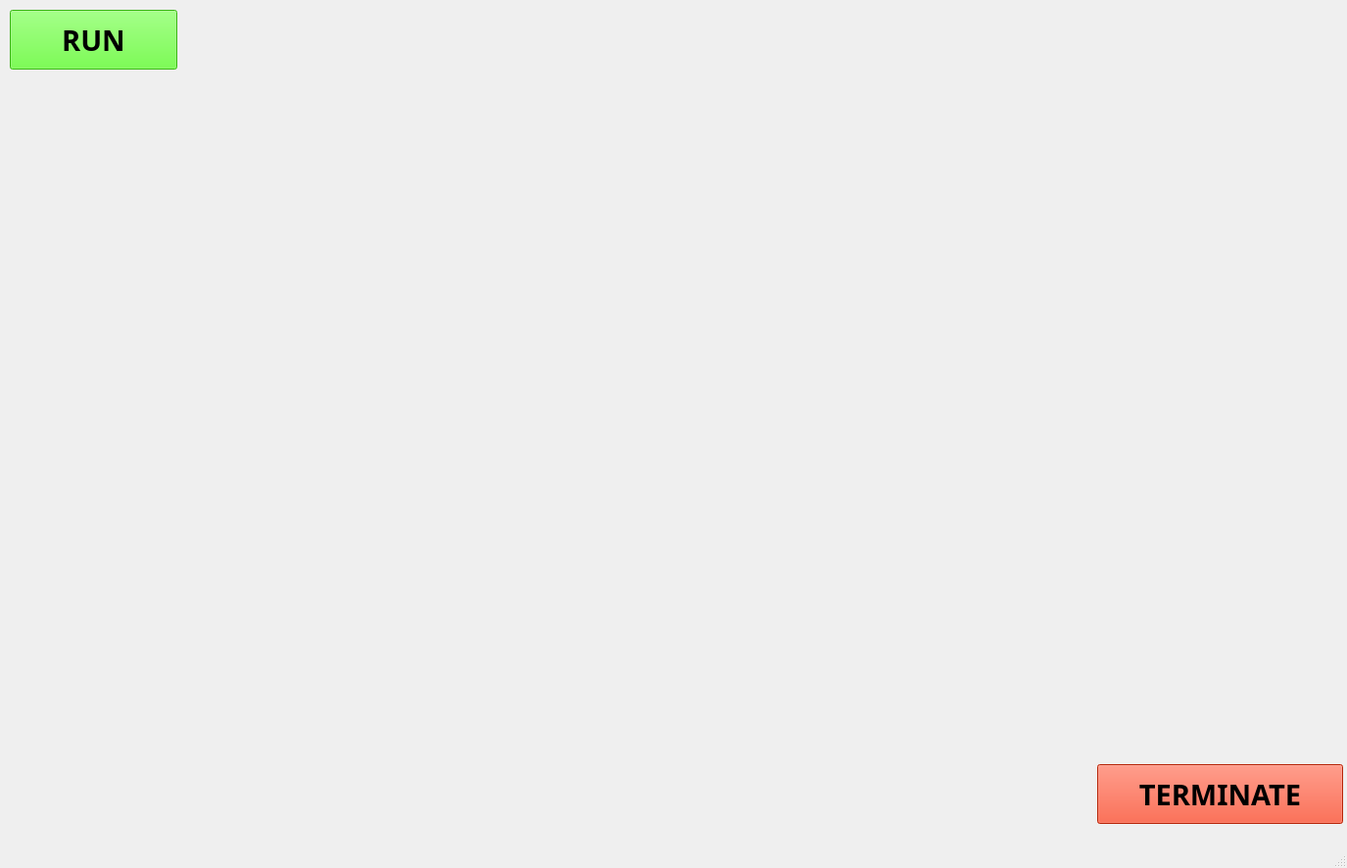
<?xml version="1.0" encoding="UTF-8"?>
<ui version="4.0">
 <class>ActivityGUI</class>
 <widget class="QMainWindow" name="ActivityGUI">
  <property name="geometry">
   <rect>
    <x>0</x>
    <y>0</y>
    <width>1375</width>
    <height>886</height>
   </rect>
  </property>
  <property name="windowTitle">
   <string>MainWindow</string>
  </property>
  <widget class="QWidget" name="centralwidget">
   <widget class="QLabel" name="label">
    <property name="geometry">
     <rect>
      <x>-150</x>
      <y>-30</y>
      <width>1531</width>
      <height>891</height>
     </rect>
    </property>
    <property name="text">
     <string/>
    </property>
    <property name="pixmap">
     <pixmap>../project jarvis/maxresdefault.jpg</pixmap>
    </property>
    <property name="scaledContents">
     <bool>true</bool>
    </property>
   </widget>
   <widget class="QLabel" name="label_2">
    <property name="geometry">
     <rect>
      <x>90</x>
      <y>260</y>
      <width>291</width>
      <height>431</height>
     </rect>
    </property>
    <property name="text">
     <string/>
    </property>
    <property name="pixmap">
     <pixmap>../project jarvis/jarvis 4.gif</pixmap>
    </property>
    <property name="scaledContents">
     <bool>true</bool>
    </property>
   </widget>
   <widget class="QLabel" name="label_3">
    <property name="geometry">
     <rect>
      <x>380</x>
      <y>240</y>
      <width>441</width>
      <height>281</height>
     </rect>
    </property>
    <property name="text">
     <string/>
    </property>
    <property name="pixmap">
     <pixmap>../project jarvis/jarvis.gif</pixmap>
    </property>
    <property name="scaledContents">
     <bool>true</bool>
    </property>
   </widget>
   <widget class="QLabel" name="label_4">
    <property name="geometry">
     <rect>
      <x>100</x>
      <y>190</y>
      <width>391</width>
      <height>91</height>
     </rect>
    </property>
    <property name="text">
     <string/>
    </property>
    <property name="pixmap">
     <pixmap>../project jarvis/jarvis 3.gif</pixmap>
    </property>
   </widget>
   <widget class="QLabel" name="label_5">
    <property name="geometry">
     <rect>
      <x>380</x>
      <y>520</y>
      <width>441</width>
      <height>131</height>
     </rect>
    </property>
    <property name="text">
     <string/>
    </property>
    <property name="pixmap">
     <pixmap>../project jarvis/634aeafde3993421dbdf337d49f425dc.gif</pixmap>
    </property>
    <property name="scaledContents">
     <bool>true</bool>
    </property>
   </widget>
   <widget class="QLabel" name="label_6">
    <property name="geometry">
     <rect>
      <x>820</x>
      <y>240</y>
      <width>311</width>
      <height>411</height>
     </rect>
    </property>
    <property name="text">
     <string/>
    </property>
    <property name="pixmap">
     <pixmap>../project jarvis/jarvis 2.gif</pixmap>
    </property>
    <property name="scaledContents">
     <bool>true</bool>
    </property>
   </widget>
   <widget class="QPushButton" name="pushButton">
    <property name="geometry">
     <rect>
      <x>10</x>
      <y>10</y>
      <width>171</width>
      <height>61</height>
     </rect>
    </property>
    <property name="font">
     <font>
      <family>Yu Gothic UI Semibold</family>
      <pointsize>22</pointsize>
      <weight>75</weight>
      <bold>true</bold>
     </font>
    </property>
    <property name="styleSheet">
     <string notr="true">background-color: rgb(78, 255, 25);</string>
    </property>
    <property name="text">
     <string>RUN</string>
    </property>
   </widget>
   <widget class="QPushButton" name="pushButton_2">
    <property name="geometry">
     <rect>
      <x>1120</x>
      <y>780</y>
      <width>251</width>
      <height>61</height>
     </rect>
    </property>
    <property name="font">
     <font>
      <family>Yu Gothic UI Semibold</family>
      <pointsize>22</pointsize>
      <weight>75</weight>
      <bold>true</bold>
     </font>
    </property>
    <property name="styleSheet">
     <string notr="true">background-color: rgb(255, 52, 12);</string>
    </property>
    <property name="text">
     <string>TERMINATE</string>
    </property>
   </widget>
   <widget class="QTextBrowser" name="textBrowser">
    <property name="geometry">
     <rect>
      <x>0</x>
      <y>760</y>
      <width>291</width>
      <height>71</height>
     </rect>
    </property>
    <property name="font">
     <font>
      <pointsize>20</pointsize>
      <weight>75</weight>
      <bold>true</bold>
     </font>
    </property>
    <property name="styleSheet">
     <string notr="true">background: transparent;
border-radius: none;</string>
    </property>
   </widget>
   <widget class="QTextBrowser" name="textBrowser_2">
    <property name="geometry">
     <rect>
      <x>1090</x>
      <y>10</y>
      <width>271</width>
      <height>61</height>
     </rect>
    </property>
    <property name="font">
     <font>
      <pointsize>20</pointsize>
      <weight>75</weight>
      <bold>true</bold>
     </font>
    </property>
    <property name="styleSheet">
     <string notr="true">background: transparent;
border-radius: none;</string>
    </property>
   </widget>
   <zorder>label</zorder>
   <zorder>label_3</zorder>
   <zorder>label_2</zorder>
   <zorder>label_5</zorder>
   <zorder>label_4</zorder>
   <zorder>label_6</zorder>
   <zorder>pushButton</zorder>
   <zorder>pushButton_2</zorder>
   <zorder>textBrowser</zorder>
   <zorder>textBrowser_2</zorder>
  </widget>
  <widget class="QMenuBar" name="menubar">
   <property name="geometry">
    <rect>
     <x>0</x>
     <y>0</y>
     <width>1375</width>
     <height>21</height>
    </rect>
   </property>
  </widget>
  <widget class="QStatusBar" name="statusbar"/>
 </widget>
 <resources/>
 <connections/>
</ui>
